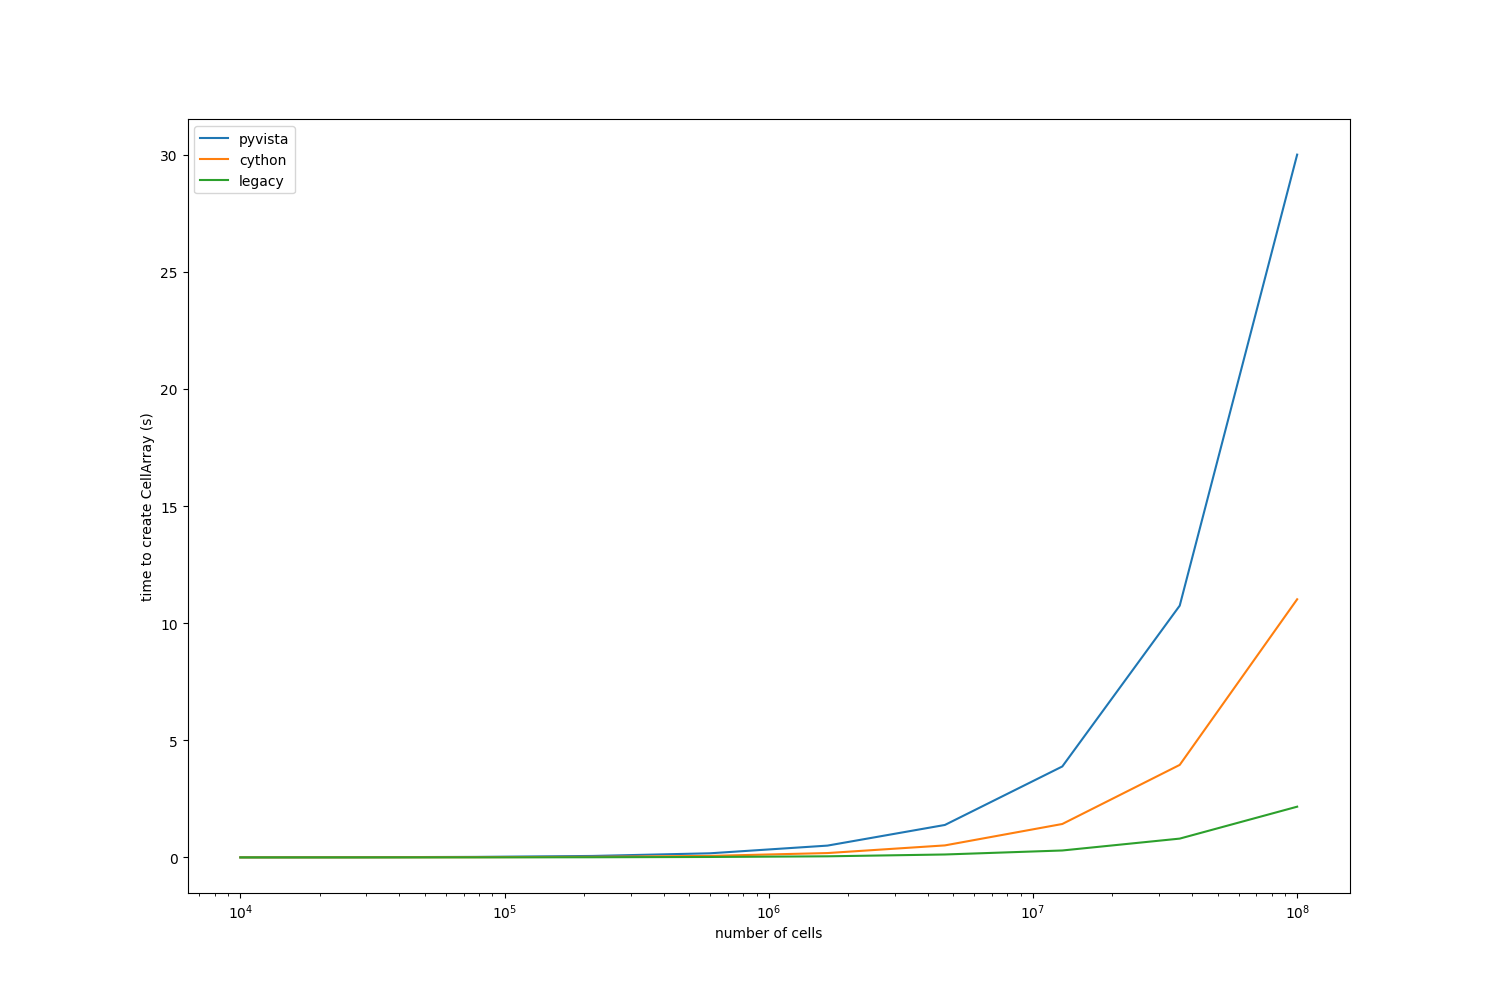

The Python source for this figure:
import vtk

import numpy as np
from ncells_from_cells import cython_ncells_from_cells
from vtk import vtkCellArray
from pyvista.core.utilities import numpy_to_idarr
from pyvista.core.utilities import ncells_from_cells as pv_ncells_from_cells
from pyvista.core._vtk_core import vtk_to_numpy

def generate_random_cells(n_cells: int) -> np.ndarray:
    """Generate a random array of cells."""
    offsets = np.random.randint(1, 4, n_cells)
    cells = np.random.randint(0, 10, offsets.sum() + n_cells, dtype=np.int64)
    pos_offsetts = np.concatenate([[0],np.cumsum(offsets + 1)[: -1]])

    cells[pos_offsetts] = offsets

    return cells

n_cellss = [int(10**i) for i in np.linspace(4, 8, 10)]

times_pv = []
times_cython = []
times_legacy = []

for n_cells in n_cellss:
    print(f"n_cells: {n_cells}")

    cells = generate_random_cells(n_cells)
    vtk_idarr, cells = numpy_to_idarr(cells, deep=True, return_ind=True)  # type: ignore

    cellArray_pv = vtkCellArray()
    cellArray_cython = vtkCellArray()
    cellArray_legacy = vtkCellArray()

    from time import time

    # With Pyvista
    start = time()
    n_cells = pv_ncells_from_cells(cells)
    cellArray_pv.SetCells(n_cells, vtk_idarr)
    end = time()
    times_pv.append(end - start)


    # With Cython
    start = time()
    n_cells = cython_ncells_from_cells(cells)
    cellArray_cython.SetCells(n_cells, vtk_idarr)
    end = time()
    times_cython.append(end - start)

    # Using ImportLegacyFormat
    start = time()
    cellArray_legacy.ImportLegacyFormat(vtk_idarr)
    end = time()
    times_legacy.append(end - start)

    # Check that the results are the same
    assert np.allclose(cellArray_cython.GetNumberOfCells(), cellArray_legacy.GetNumberOfCells())
    assert np.allclose(cellArray_pv.GetNumberOfCells(), cellArray_legacy.GetNumberOfCells())
    assert np.allclose(cellArray_cython.GetConnectivityArray(), cellArray_legacy.GetConnectivityArray())
    assert np.allclose(cellArray_pv.GetConnectivityArray(), cellArray_legacy.GetConnectivityArray())

import matplotlib.pyplot as plt

plt.figure(figsize=(15, 15))
plt.plot(n_cellss, times_pv, label="pyvista")
plt.plot(n_cellss, times_cython, label="cython")
plt.plot(n_cellss, times_legacy, label="legacy")

plt.legend()
plt.xlabel("number of cells")
plt.ylabel("time to create CellArray (s)")
plt.xscale("log")
plt.show()
